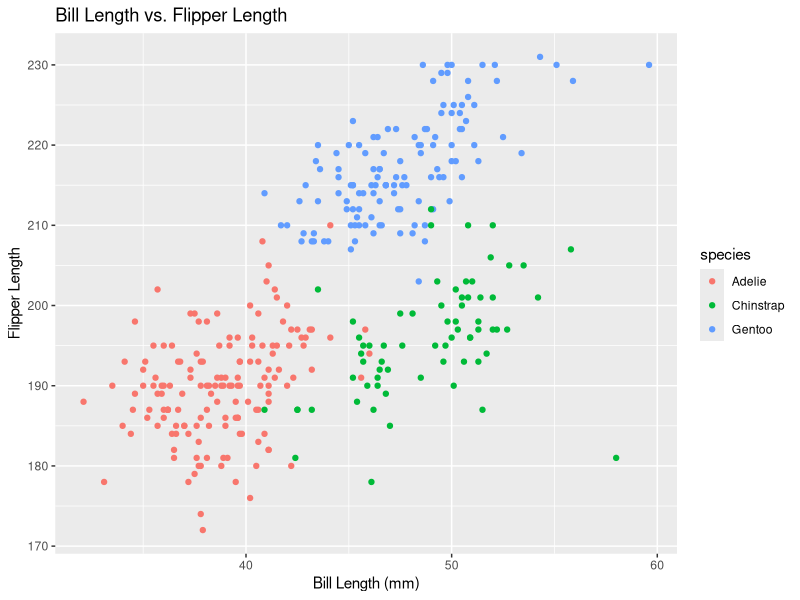
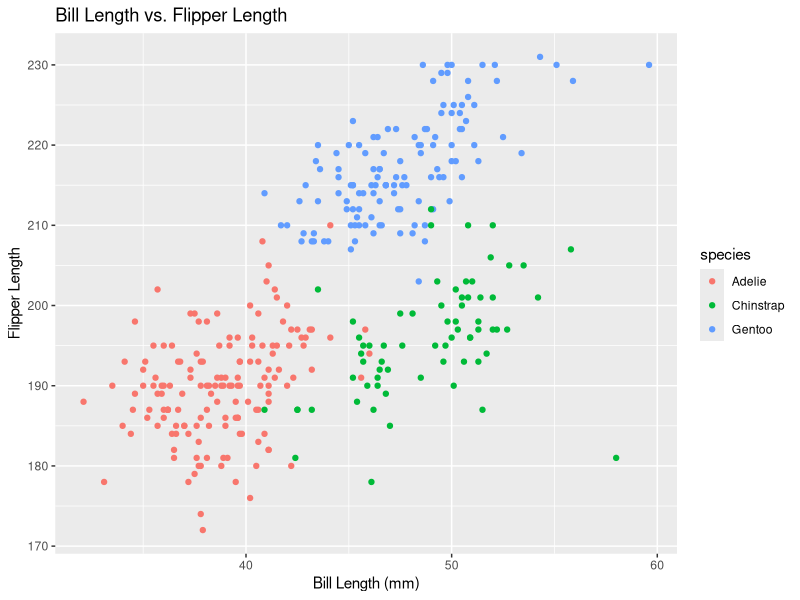

These figures' R source, in order:
## ---- chunk 1
library(tidyverse)
## ---- chunk 2
data("penguins", package = "palmerpenguins")
## ---- chunk 3
ggplot(penguins, aes(x = bill_length_mm, y = flipper_length_mm, color = species)) +
    geom_point() +
    labs(title = "Bill Length vs. Flipper Length",
       x = "Bill Length (mm)",
       y = "Flipper Length")
ggsave("Flipper_Bill_Plot.pdf")
## ---- chunk 4
set.seed(27)

homework_1_df = tibble(
  hw1_sample = rnorm(10),
  hw1_over_zero = hw1_sample > 0,
  hw1_char = c( "a", "b", "c", "d", "e", "f", "g", "h", "i", "j"),
  hw1_factor = factor(c("good", "bad", "ugly", "ugly", "good", "good", "ugly", "bad", "good", "bad"))
)
## ---- chunk 5
homework_1_df

## ---- chunk 6
mean(pull(homework_1_df, hw1_sample))
mean(pull(homework_1_df, hw1_over_zero))
mean(pull(homework_1_df, hw1_char))
mean(pull(homework_1_df, hw1_factor))
## ---- chunk 7
 
  hw1_over_zero_n = as.numeric(pull(homework_1_df, hw1_over_zero))
  
  hw1_char_n = as.numeric(pull(homework_1_df, hw1_char))
  
  hw1_factor_n = as.numeric(pull(homework_1_df, hw1_factor))
